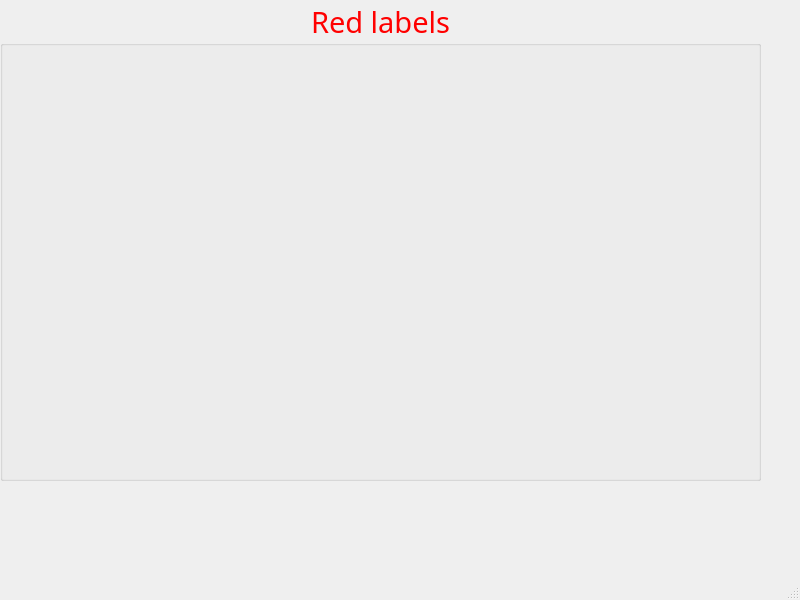
<?xml version="1.0" encoding="UTF-8"?>
<ui version="4.0">
 <class>MainWindow</class>
 <widget class="QMainWindow" name="MainWindow">
  <property name="geometry">
   <rect>
    <x>0</x>
    <y>0</y>
    <width>800</width>
    <height>600</height>
   </rect>
  </property>
  <property name="windowTitle">
   <string>MainWindow</string>
  </property>
  <widget class="QWidget" name="centralwidget">
   <widget class="QGroupBox" name="groupBox">
    <property name="geometry">
     <rect>
      <x>0</x>
      <y>0</y>
      <width>761</width>
      <height>481</height>
     </rect>
    </property>
    <property name="palette">
     <palette>
      <active>
       <colorrole role="WindowText">
        <brush brushstyle="SolidPattern">
         <color alpha="255">
          <red>255</red>
          <green>0</green>
          <blue>0</blue>
         </color>
        </brush>
       </colorrole>
       <colorrole role="Button">
        <brush brushstyle="SolidPattern">
         <color alpha="255">
          <red>255</red>
          <green>0</green>
          <blue>0</blue>
         </color>
        </brush>
       </colorrole>
       <colorrole role="Light">
        <brush brushstyle="SolidPattern">
         <color alpha="255">
          <red>255</red>
          <green>127</green>
          <blue>127</blue>
         </color>
        </brush>
       </colorrole>
       <colorrole role="Midlight">
        <brush brushstyle="SolidPattern">
         <color alpha="255">
          <red>255</red>
          <green>63</green>
          <blue>63</blue>
         </color>
        </brush>
       </colorrole>
       <colorrole role="Dark">
        <brush brushstyle="SolidPattern">
         <color alpha="255">
          <red>127</red>
          <green>0</green>
          <blue>0</blue>
         </color>
        </brush>
       </colorrole>
       <colorrole role="Mid">
        <brush brushstyle="SolidPattern">
         <color alpha="255">
          <red>170</red>
          <green>0</green>
          <blue>0</blue>
         </color>
        </brush>
       </colorrole>
       <colorrole role="Text">
        <brush brushstyle="SolidPattern">
         <color alpha="255">
          <red>0</red>
          <green>0</green>
          <blue>0</blue>
         </color>
        </brush>
       </colorrole>
       <colorrole role="BrightText">
        <brush brushstyle="SolidPattern">
         <color alpha="255">
          <red>255</red>
          <green>255</green>
          <blue>255</blue>
         </color>
        </brush>
       </colorrole>
       <colorrole role="ButtonText">
        <brush brushstyle="SolidPattern">
         <color alpha="255">
          <red>0</red>
          <green>0</green>
          <blue>0</blue>
         </color>
        </brush>
       </colorrole>
       <colorrole role="Base">
        <brush brushstyle="SolidPattern">
         <color alpha="255">
          <red>255</red>
          <green>255</green>
          <blue>255</blue>
         </color>
        </brush>
       </colorrole>
       <colorrole role="Window">
        <brush brushstyle="SolidPattern">
         <color alpha="255">
          <red>255</red>
          <green>0</green>
          <blue>0</blue>
         </color>
        </brush>
       </colorrole>
       <colorrole role="Shadow">
        <brush brushstyle="SolidPattern">
         <color alpha="255">
          <red>0</red>
          <green>0</green>
          <blue>0</blue>
         </color>
        </brush>
       </colorrole>
       <colorrole role="AlternateBase">
        <brush brushstyle="SolidPattern">
         <color alpha="255">
          <red>255</red>
          <green>127</green>
          <blue>127</blue>
         </color>
        </brush>
       </colorrole>
       <colorrole role="ToolTipBase">
        <brush brushstyle="SolidPattern">
         <color alpha="255">
          <red>255</red>
          <green>255</green>
          <blue>220</blue>
         </color>
        </brush>
       </colorrole>
       <colorrole role="ToolTipText">
        <brush brushstyle="SolidPattern">
         <color alpha="255">
          <red>0</red>
          <green>0</green>
          <blue>0</blue>
         </color>
        </brush>
       </colorrole>
       <colorrole role="PlaceholderText">
        <brush brushstyle="SolidPattern">
         <color alpha="128">
          <red>0</red>
          <green>0</green>
          <blue>0</blue>
         </color>
        </brush>
       </colorrole>
      </active>
      <inactive>
       <colorrole role="WindowText">
        <brush brushstyle="SolidPattern">
         <color alpha="255">
          <red>255</red>
          <green>0</green>
          <blue>0</blue>
         </color>
        </brush>
       </colorrole>
       <colorrole role="Button">
        <brush brushstyle="SolidPattern">
         <color alpha="255">
          <red>255</red>
          <green>0</green>
          <blue>0</blue>
         </color>
        </brush>
       </colorrole>
       <colorrole role="Light">
        <brush brushstyle="SolidPattern">
         <color alpha="255">
          <red>255</red>
          <green>127</green>
          <blue>127</blue>
         </color>
        </brush>
       </colorrole>
       <colorrole role="Midlight">
        <brush brushstyle="SolidPattern">
         <color alpha="255">
          <red>255</red>
          <green>63</green>
          <blue>63</blue>
         </color>
        </brush>
       </colorrole>
       <colorrole role="Dark">
        <brush brushstyle="SolidPattern">
         <color alpha="255">
          <red>127</red>
          <green>0</green>
          <blue>0</blue>
         </color>
        </brush>
       </colorrole>
       <colorrole role="Mid">
        <brush brushstyle="SolidPattern">
         <color alpha="255">
          <red>170</red>
          <green>0</green>
          <blue>0</blue>
         </color>
        </brush>
       </colorrole>
       <colorrole role="Text">
        <brush brushstyle="SolidPattern">
         <color alpha="255">
          <red>0</red>
          <green>0</green>
          <blue>0</blue>
         </color>
        </brush>
       </colorrole>
       <colorrole role="BrightText">
        <brush brushstyle="SolidPattern">
         <color alpha="255">
          <red>255</red>
          <green>255</green>
          <blue>255</blue>
         </color>
        </brush>
       </colorrole>
       <colorrole role="ButtonText">
        <brush brushstyle="SolidPattern">
         <color alpha="255">
          <red>0</red>
          <green>0</green>
          <blue>0</blue>
         </color>
        </brush>
       </colorrole>
       <colorrole role="Base">
        <brush brushstyle="SolidPattern">
         <color alpha="255">
          <red>255</red>
          <green>255</green>
          <blue>255</blue>
         </color>
        </brush>
       </colorrole>
       <colorrole role="Window">
        <brush brushstyle="SolidPattern">
         <color alpha="255">
          <red>255</red>
          <green>0</green>
          <blue>0</blue>
         </color>
        </brush>
       </colorrole>
       <colorrole role="Shadow">
        <brush brushstyle="SolidPattern">
         <color alpha="255">
          <red>0</red>
          <green>0</green>
          <blue>0</blue>
         </color>
        </brush>
       </colorrole>
       <colorrole role="AlternateBase">
        <brush brushstyle="SolidPattern">
         <color alpha="255">
          <red>255</red>
          <green>127</green>
          <blue>127</blue>
         </color>
        </brush>
       </colorrole>
       <colorrole role="ToolTipBase">
        <brush brushstyle="SolidPattern">
         <color alpha="255">
          <red>255</red>
          <green>255</green>
          <blue>220</blue>
         </color>
        </brush>
       </colorrole>
       <colorrole role="ToolTipText">
        <brush brushstyle="SolidPattern">
         <color alpha="255">
          <red>0</red>
          <green>0</green>
          <blue>0</blue>
         </color>
        </brush>
       </colorrole>
       <colorrole role="PlaceholderText">
        <brush brushstyle="SolidPattern">
         <color alpha="128">
          <red>0</red>
          <green>0</green>
          <blue>0</blue>
         </color>
        </brush>
       </colorrole>
      </inactive>
      <disabled>
       <colorrole role="WindowText">
        <brush brushstyle="SolidPattern">
         <color alpha="255">
          <red>127</red>
          <green>0</green>
          <blue>0</blue>
         </color>
        </brush>
       </colorrole>
       <colorrole role="Button">
        <brush brushstyle="SolidPattern">
         <color alpha="255">
          <red>255</red>
          <green>0</green>
          <blue>0</blue>
         </color>
        </brush>
       </colorrole>
       <colorrole role="Light">
        <brush brushstyle="SolidPattern">
         <color alpha="255">
          <red>255</red>
          <green>127</green>
          <blue>127</blue>
         </color>
        </brush>
       </colorrole>
       <colorrole role="Midlight">
        <brush brushstyle="SolidPattern">
         <color alpha="255">
          <red>255</red>
          <green>63</green>
          <blue>63</blue>
         </color>
        </brush>
       </colorrole>
       <colorrole role="Dark">
        <brush brushstyle="SolidPattern">
         <color alpha="255">
          <red>127</red>
          <green>0</green>
          <blue>0</blue>
         </color>
        </brush>
       </colorrole>
       <colorrole role="Mid">
        <brush brushstyle="SolidPattern">
         <color alpha="255">
          <red>170</red>
          <green>0</green>
          <blue>0</blue>
         </color>
        </brush>
       </colorrole>
       <colorrole role="Text">
        <brush brushstyle="SolidPattern">
         <color alpha="255">
          <red>127</red>
          <green>0</green>
          <blue>0</blue>
         </color>
        </brush>
       </colorrole>
       <colorrole role="BrightText">
        <brush brushstyle="SolidPattern">
         <color alpha="255">
          <red>255</red>
          <green>255</green>
          <blue>255</blue>
         </color>
        </brush>
       </colorrole>
       <colorrole role="ButtonText">
        <brush brushstyle="SolidPattern">
         <color alpha="255">
          <red>127</red>
          <green>0</green>
          <blue>0</blue>
         </color>
        </brush>
       </colorrole>
       <colorrole role="Base">
        <brush brushstyle="SolidPattern">
         <color alpha="255">
          <red>255</red>
          <green>0</green>
          <blue>0</blue>
         </color>
        </brush>
       </colorrole>
       <colorrole role="Window">
        <brush brushstyle="SolidPattern">
         <color alpha="255">
          <red>255</red>
          <green>0</green>
          <blue>0</blue>
         </color>
        </brush>
       </colorrole>
       <colorrole role="Shadow">
        <brush brushstyle="SolidPattern">
         <color alpha="255">
          <red>0</red>
          <green>0</green>
          <blue>0</blue>
         </color>
        </brush>
       </colorrole>
       <colorrole role="AlternateBase">
        <brush brushstyle="SolidPattern">
         <color alpha="255">
          <red>255</red>
          <green>0</green>
          <blue>0</blue>
         </color>
        </brush>
       </colorrole>
       <colorrole role="ToolTipBase">
        <brush brushstyle="SolidPattern">
         <color alpha="255">
          <red>255</red>
          <green>255</green>
          <blue>220</blue>
         </color>
        </brush>
       </colorrole>
       <colorrole role="ToolTipText">
        <brush brushstyle="SolidPattern">
         <color alpha="255">
          <red>0</red>
          <green>0</green>
          <blue>0</blue>
         </color>
        </brush>
       </colorrole>
       <colorrole role="PlaceholderText">
        <brush brushstyle="SolidPattern">
         <color alpha="128">
          <red>0</red>
          <green>0</green>
          <blue>0</blue>
         </color>
        </brush>
       </colorrole>
      </disabled>
     </palette>
    </property>
    <property name="font">
     <font>
      <family>Rockwell Condensed</family>
      <pointsize>22</pointsize>
     </font>
    </property>
    <property name="title">
     <string>Red labels</string>
    </property>
    <property name="alignment">
     <set>Qt::AlignCenter</set>
    </property>
   </widget>
  </widget>
  <widget class="QMenuBar" name="menubar">
   <property name="geometry">
    <rect>
     <x>0</x>
     <y>0</y>
     <width>800</width>
     <height>21</height>
    </rect>
   </property>
  </widget>
  <widget class="QStatusBar" name="statusbar"/>
 </widget>
 <resources/>
 <connections/>
</ui>
